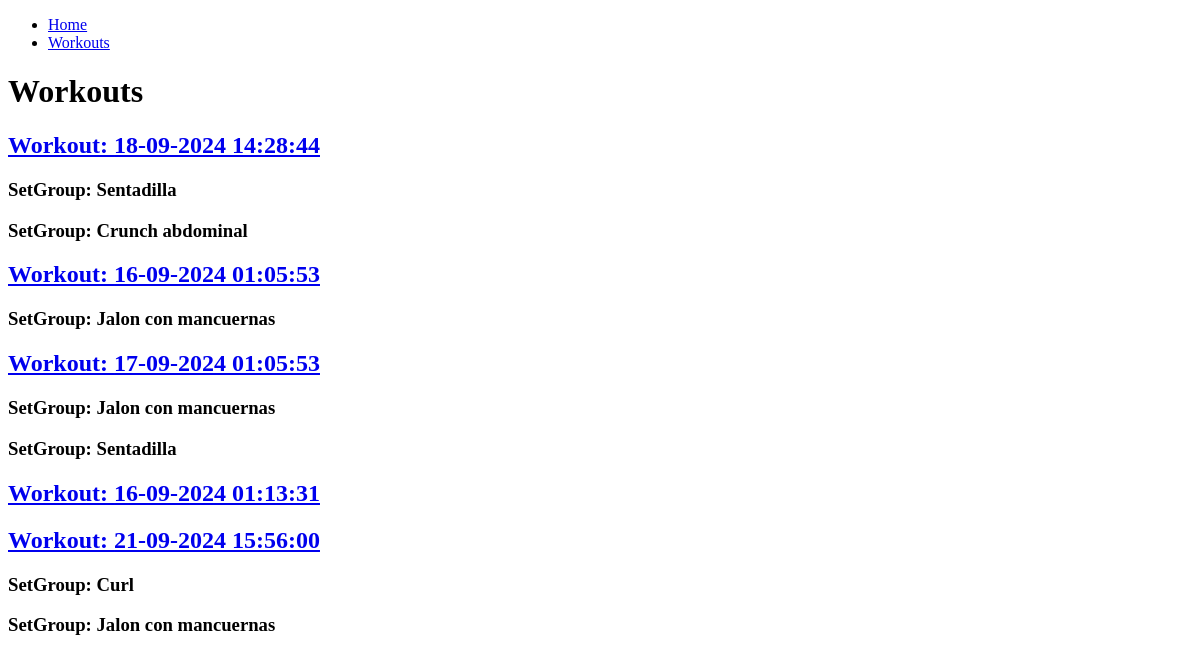
The app's page /workouts, older data.
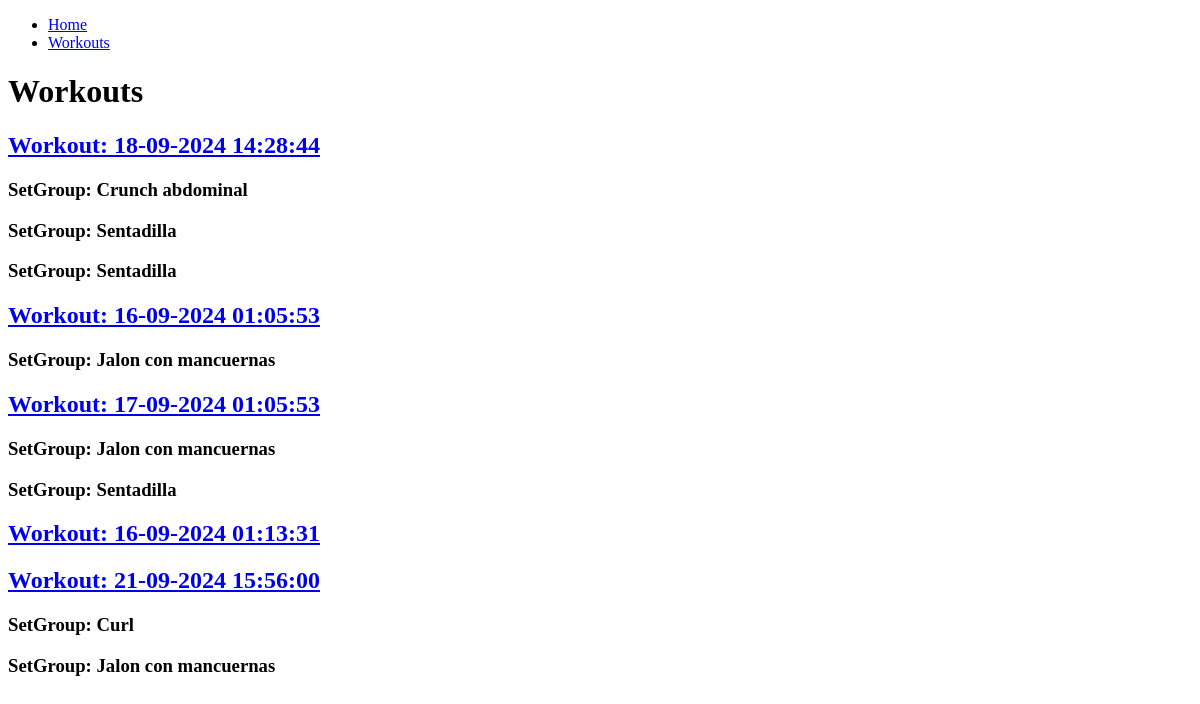
The same page, newer data.
### myapp/models.py (models this page shows, shortened)
class workout(models.Model):
    user = models.ForeignKey(User, on_delete=models.CASCADE)
    notes = models.TextField(max_length=200, blank=True, null=True)
    created_at = models.DateTimeField(default=datetime.now)
    def __str__(self):
        return self.created_at.strftime('%d-%m-%Y %H:%M:%S')

class setgroup(models.Model):
    workout = models.ForeignKey('workout', on_delete=models.CASCADE)
    exercise = models.ForeignKey('exercise', on_delete=models.DO_NOTHING)
    superset = models.ForeignKey('superset', on_delete=models.DO_NOTHING, blank=True, null=True)
    order = models.IntegerField(default=1)
    notes = models.TextField(max_length=200, blank=True, null=True)
    class Meta:
        unique_together = ['workout', 'exercise']
        ordering = ['order']

class exercise(models.Model):
    WEIGHT_REPS = 'W_R'
    DISTANCE_TIME = 'D_T'
    WEIGHT_DISTANCE = 'W_D'
    WEIGHT_TIME = 'W_T'
    REPS_DISTANCE = 'R_D'
    REPS_TIME = 'R_T'
    WEIGHT = 'W'
    REPS = 'R'
    DISTANCE = 'D'
    TIME = 'T'
    EXERCISE_TYPE_CHOICES = (
        (WEIGHT_REPS, 'Weight and Reps'),
        (DISTANCE_TIME, 'Distance and Time'),
        (WEIGHT_DISTANCE, 'Weight and Distance'),
        (WEIGHT_TIME, 'Weight and Time'),
        (REPS_DISTANCE, 'Reps and Distance'),
        (REPS_TIME, 'Reps and Time'),
        (WEIGHT, 'Weight'),
        (REPS, 'Reps'),
        (DISTANCE, 'Distance'),
        (TIME, 'Time'),
    )
    muscle = models.ManyToManyField('muscle')
    name = models.CharField(unique=True, max_length=100)
    description = models.TextField(max_length=200, blank=True, null=True)
    type = models.CharField(max_length=3, choices=EXERCISE_TYPE_CHOICES, default=WEIGHT_REPS)
    active = models.BooleanField(default=True)

### myapp/views.py (the view)
# urls.py: path('workouts', views.workouts, name='workouts'),
def workouts(request):
    workouts = workout.objects.all()
    return render(request, 'workouts/workouts.html', {
        'workouts': workouts})

### myapp/templates/workouts/workouts.html
{% extends 'layouts/base.html' %}
{% block content %}
<h1>Workouts</h1>
{% for workout in workouts %}
<a href="{% url 'workout_detail' workout.id %}">
    <h2>Workout: {{workout}}</h2>
</a>
{% for setgroup in workout.setgroup_set.all %}
<h3>SetGroup: {{setgroup.exercise.name}}</h3>
{% endfor %}
{% endfor %}
{% endblock content %}

Row changes from the older to the newer data that the page shows:
changed setgroup "Crunch abdominal": moves up the list
added setgroup: exercise.name "Sentadilla", shown under workout (number 1 of 5 on the later page)
